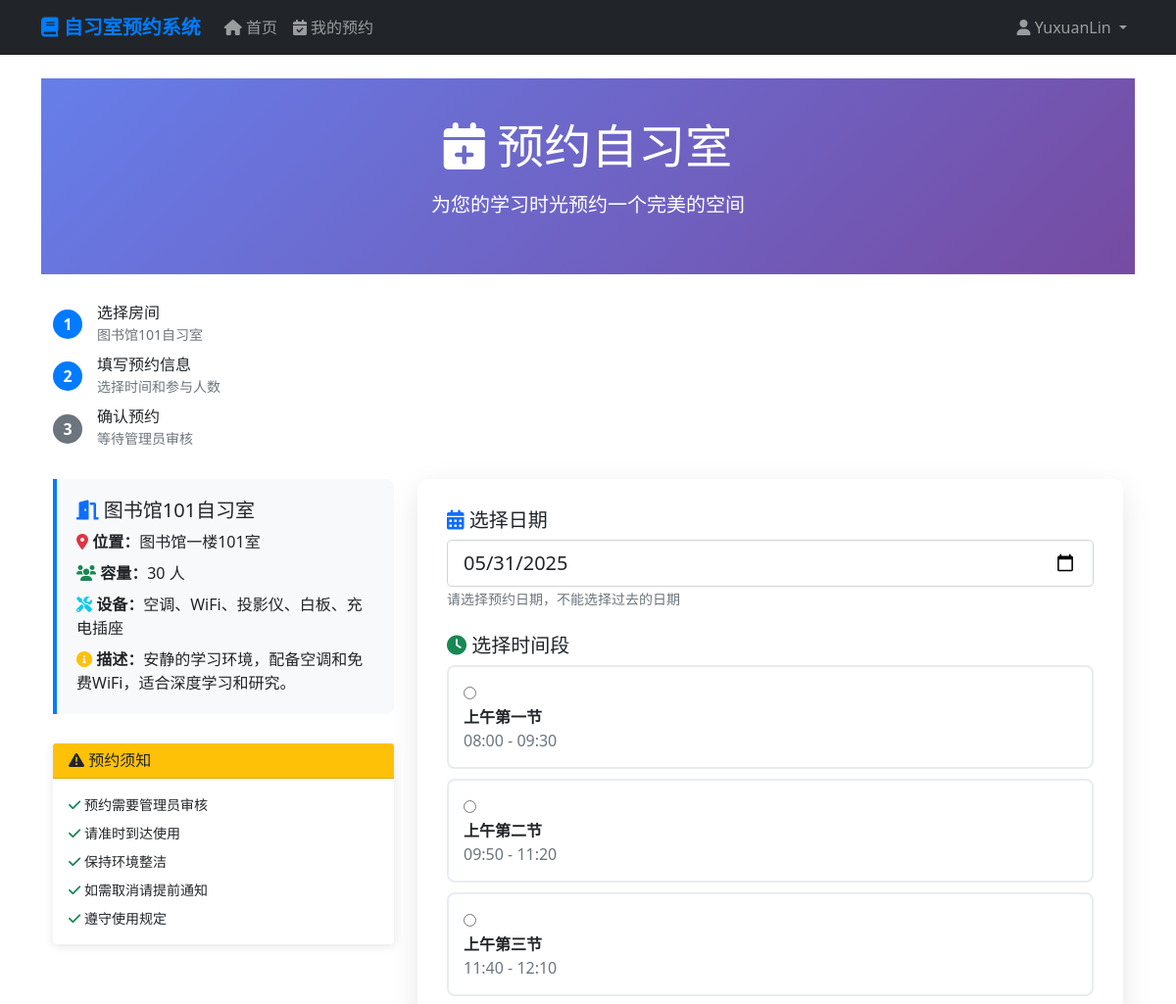
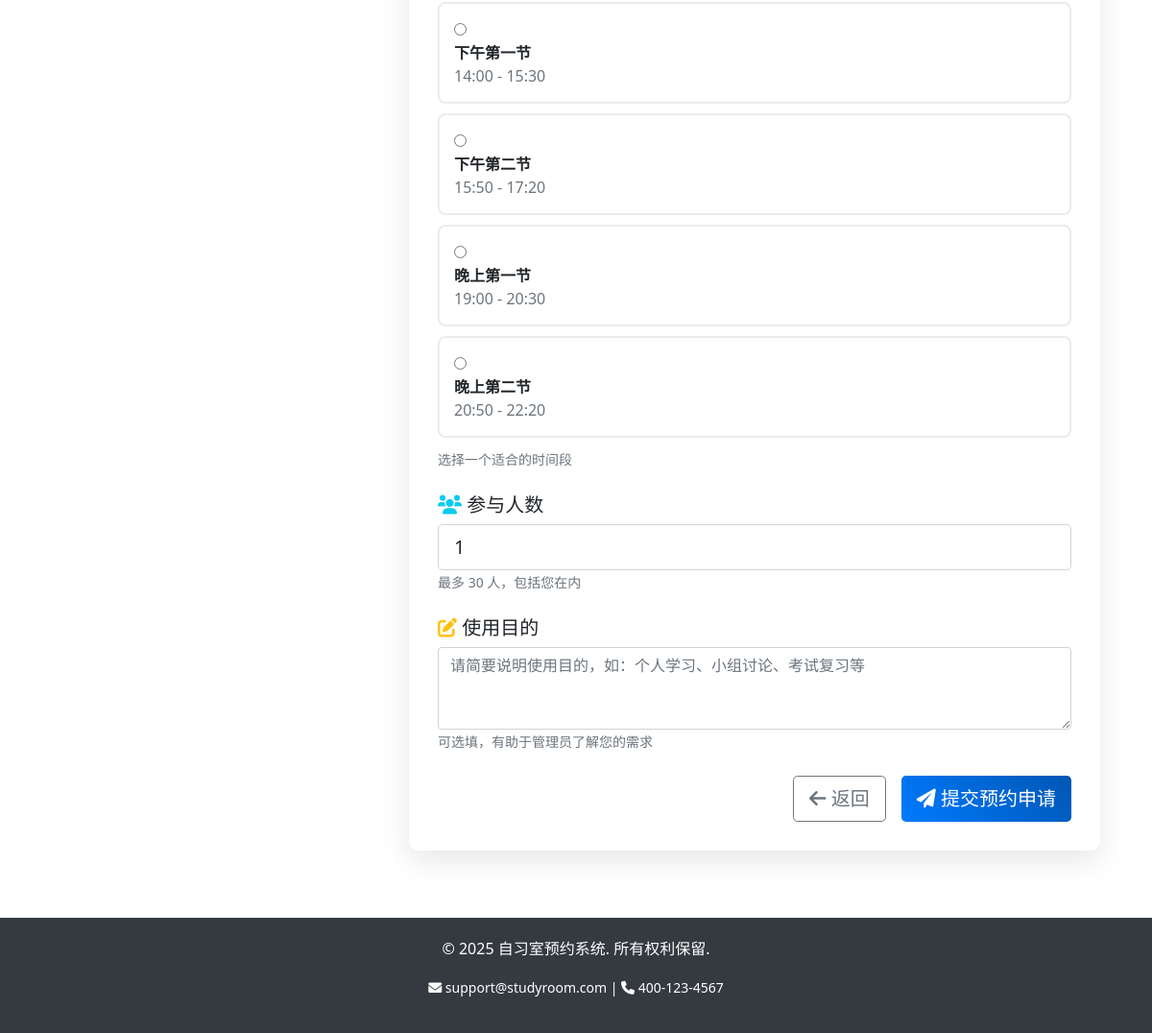
Page /bookings/create/1/ (signed in) on the committed database (2 pictures, top to bottom).
### accounts/models.py (models this page shows, shortened)
class User(AbstractUser):
    USER_TYPE_CHOICES = [
        ('student', '学生'),
        ('teacher', '教师'),
        ('admin', '管理员'),
    ]
    user_type = models.CharField(
        max_length=10,
        choices=USER_TYPE_CHOICES,
        default='student',
        verbose_name='用户类型'
    )
    phone = models.CharField(
        max_length=11,
        blank=True,
        null=True,
        verbose_name='手机号'
    )
    student_id = models.CharField(
        max_length=20,
        blank=True,
        null=True,
        verbose_name='学号/工号'
    )
    avatar = models.ImageField(
        upload_to='avatars/',
        blank=True,
        null=True,
        verbose_name='头像'
    )
    created_at = models.DateTimeField(auto_now_add=True, verbose_name='创建时间')
    updated_at = models.DateTimeField(auto_now=True, verbose_name='更新时间')
    class Meta:
        verbose_name = '用户'
        verbose_name_plural = '用户'

### rooms/models.py (models this page shows, shortened)
class StudyRoom(models.Model):
    name = models.CharField(max_length=100, verbose_name='自习室名称')
    description = models.TextField(blank=True, verbose_name='描述')
    capacity = models.PositiveIntegerField(verbose_name='容量')
    location = models.CharField(max_length=200, verbose_name='位置')
    equipment = models.TextField(blank=True, verbose_name='设备')
    image = models.ImageField(
        upload_to='room_images/',
        blank=True,
        null=True,
        verbose_name='图片'
    )
    is_active = models.BooleanField(default=True, verbose_name='是否启用')
    created_at = models.DateTimeField(auto_now_add=True, verbose_name='创建时间')
    updated_at = models.DateTimeField(auto_now=True, verbose_name='更新时间')
    class Meta:
        verbose_name = '自习室'
        verbose_name_plural = '自习室'
        ordering = ['name']

class TimeSlot(models.Model):
    name = models.CharField(max_length=50, verbose_name='时间段名称')
    start_time = models.TimeField(verbose_name='开始时间')
    end_time = models.TimeField(verbose_name='结束时间')
    is_active = models.BooleanField(default=True, verbose_name='是否启用')
    class Meta:
        verbose_name = '时间段'
        verbose_name_plural = '时间段'
        ordering = ['start_time']

### bookings/views.py (the view, shortened to what this page needs)
# urls.py: path('create/<int:room_id>/', views.BookingCreateView.as_view(), name='booking_create'),
class BookingCreateView(LoginRequiredMixin, CreateView):
    model = Booking
    form_class = BookingForm
    template_name = 'bookings/booking_create.html'
    def get_form_kwargs(self):
        kwargs = super().get_form_kwargs()
        kwargs['room'] = self.get_room()
        return kwargs
    def get_room(self):
        return get_object_or_404(StudyRoom, pk=self.kwargs['room_id'], is_active=True)
    def get_context_data(self, **kwargs):
        context = super().get_context_data(**kwargs)
        context['room'] = self.get_room()
        context['time_slots'] = TimeSlot.objects.filter(is_active=True).order_by('start_time')
        context['today'] = timezone.now().date()
        return context

### bookings/views.py (shortened to what this page needs)
class BookingForm(forms.ModelForm):
    class Meta:
        model = Booking
        fields = ['time_slot', 'date', 'purpose', 'participants']
        widgets = {
            'date': forms.DateInput(attrs={'type': 'date', 'min': date.today()}),
            'purpose': forms.Textarea(attrs={'rows': 3}),
        }
    def __init__(self, *args, **kwargs):
        self.room = kwargs.pop('room', None)
        super().__init__(*args, **kwargs)
        self.fields['time_slot'].queryset = TimeSlot.objects.filter(is_active=True)

### templates/bookings/booking_create.html (shortened to what this page needs)
{% extends 'base.html' %}
{% block content %}
<div class="booking-form">
    <div class="container">
        <div class="text-center">
            <h1 class="display-5 mb-3">
                <i class="fas fa-calendar-plus"></i> 预约自习室
            </h1>
            <p class="lead">为您的学习时光预约一个完美的空间</p>
        </div>
    </div>
</div>
<div class="container">
    <div class="progress-indicator">
        <div class="step active">
            <div class="step-number">1</div>
            <div>
                <h6 class="mb-0">选择房间</h6>
                <small class="text-muted">{{ room.name }}</small>
            </div>
        </div>
        <div class="step active">
            <div class="step-number">2</div>
            <div>
                <h6 class="mb-0">填写预约信息</h6>
                <small class="text-muted">选择时间和参与人数</small>
            </div>
        </div>
        <div class="step">
            <div class="step-number">3</div>
            <div>
                <h6 class="mb-0">确认预约</h6>
                <small class="text-muted">等待管理员审核</small>
            </div>
        </div>
    </div>
    <div class="row">
        <div class="col-lg-4">
            <div class="room-info">
                <h5><i class="fas fa-door-open text-primary"></i> {{ room.name }}</h5>
                <p class="mb-2">
                    <i class="fas fa-map-marker-alt text-danger"></i>
                    <strong>位置：</strong>{{ room.location }}
                </p>
                <p class="mb-2">
                    <i class="fas fa-users text-success"></i>
                    <strong>容量：</strong>{{ room.capacity }} 人
                </p>
                {% if room.equipment %}
                <p class="mb-2">
                    <i class="fas fa-tools text-info"></i>
                    <strong>设备：</strong>{{ room.equipment|truncatewords:5 }}
                </p>
                {% endif %}
                {% if room.description %}
                <p class="mb-0">
                    <i class="fas fa-info-circle text-warning"></i>
                    <strong>描述：</strong>{{ room.description|truncatewords:10 }}
                </p>
                {% endif %}
            </div>
            <div class="card">
                <div class="card-header bg-warning text-dark">
                    <h6 class="mb-0"><i class="fas fa-exclamation-triangle"></i> 预约须知</h6>
                </div>
                <div class="card-body">
                    <ul class="list-unstyled mb-0 small">
                        <li class="mb-2">
                            <i class="fas fa-check text-success"></i> 预约需要管理员审核
                        </li>
                        <li class="mb-2">
                            <i class="fas fa-check text-success"></i> 请准时到达使用
                        </li>
                        <li class="mb-2">
                            <i class="fas fa-check text-success"></i> 保持环境整洁
                        </li>
                        <li class="mb-2">
                            <i class="fas fa-check text-success"></i> 如需取消请提前通知
                        </li>
                        <li class="mb-0">
                            <i class="fas fa-check text-success"></i> 遵守使用规定
                        </li>
                    </ul>
                </div>
            </div>
        </div>
        <div class="col-lg-8">
            <div class="form-section">
                <form method="post" id="bookingForm">
                    <div class="mb-4">
                        <label class="form-label h5">
                            <i class="fas fa-calendar-alt text-primary"></i> 选择日期
                        </label>
                        <input type="date"
                               class="form-control form-control-lg"
                               name="date"
                               id="id_date"
                               min="{{ today|date:'Y-m-d' }}"
                               required>
                        <small class="form-text text-muted">请选择预约日期，不能选择过去的日期</small>
                    </div>
                    <div class="mb-4">
                        <label class="form-label h5">
                            <i class="fas fa-clock text-success"></i> 选择时间段
                        </label>
                        <div id="timeSlotContainer">
                            {% for slot in time_slots %}
                            <div class="time-slot-option" data-slot-id="{{ slot.id }}">
                                <input type="radio"
                                       name="time_slot"
                                       value="{{ slot.id }}"
                                       id="slot_{{ slot.id }}"
                                       required>
                                <label for="slot_{{ slot.id }}" class="mb-0 w-100 cursor-pointer">
                                    <strong>{{ slot.name }}</strong>
                                    <br>
                                    <span class="text-muted">
                                        {{ slot.start_time|time:"H:i" }} - {{ slot.end_time|time:"H:i" }}
                                    </span>
                                </label>
                            </div>
                            {% endfor %}
                        </div>
                        <small class="form-text text-muted">选择一个适合的时间段</small>
                    </div>
                    <div class="mb-4">
                        <label for="id_participants" class="form-label h5">
                            <i class="fas fa-users text-info"></i> 参与人数
                        </label>
                        <input type="number"
                               class="form-control form-control-lg"
                               name="participants"
                               id="id_participants"
                               min="1"
                               max="{{ room.capacity }}"
                               value="1"
                               required>
                        <small class="form-text text-muted">最多 {{ room.capacity }} 人，包括您在内</small>
                    </div>
                    <div class="mb-4">
                        <label for="id_purpose" class="form-label h5">
                            <i class="fas fa-edit text-warning"></i> 使用目的
                        </label>
                        <textarea class="form-control"
                                  name="purpose"
                                  id="id_purpose"
                                  rows="3"
                                  placeholder="请简要说明使用目的，如：个人学习、小组讨论、考试复习等"></textarea>
                        <small class="form-text text-muted">可选填，有助于管理员了解您的需求</small>
                    </div>
                    <div class="d-grid gap-2 d-md-flex justify-content-md-end">
                        <a href="{% url 'rooms:room_detail' room.pk %}" class="btn btn-outline-secondary btn-lg me-md-2">
                            <i class="fas fa-arrow-left"></i> 返回
                        </a>
                        <button type="submit" class="btn btn-primary btn-lg">
                            <i class="fas fa-paper-plane"></i> 提交预约申请
                        </button>
                    </div>
                </form>
            </div>
        </div>
    </div>
</div>
{% endblock %}

### templates/base.html (shortened to what this page needs)
<!DOCTYPE html>
<html lang="zh-cn">
<head>
    <link href="https://cdn.jsdelivr.net/npm/bootstrap@5.1.3/dist/css/bootstrap.min.css" rel="stylesheet">
    <link href="https://cdnjs.cloudflare.com/ajax/libs/font-awesome/6.0.0/css/all.min.css" rel="stylesheet">
</head>
<body>
    <nav class="navbar navbar-expand-lg navbar-dark bg-dark">
        <div class="container">
            <a class="navbar-brand" href="{% url 'rooms:room_list' %}">
                <i class="fas fa-book"></i> 自习室预约系统
            </a>
            <div class="collapse navbar-collapse" id="navbarNav">
                <ul class="navbar-nav me-auto">
                    <li class="nav-item">
                        <a class="nav-link" href="{% url 'rooms:room_list' %}">
                            <i class="fas fa-home"></i> 首页
                        </a>
                    </li>
                    {% if user.is_authenticated %}
                    <li class="nav-item">
                        <a class="nav-link" href="{% url 'bookings:booking_list' %}">
                            <i class="fas fa-calendar-check"></i> 我的预约
                        </a>
                    </li>
                    {% endif %}
                </ul>
                <ul class="navbar-nav">
                    {% if user.is_authenticated %}
                    <li class="nav-item dropdown">
                        <a class="nav-link dropdown-toggle" href="#" id="navbarDropdown" role="button" data-bs-toggle="dropdown">
                            <i class="fas fa-user"></i> {{ user.username }}
                        </a>
                    </li>
                    {% endif %}
                </ul>
            </div>
        </div>
    </nav>
    <main class="container my-4">
        {% block content %}{% endblock %}
    </main>
    <footer class="text-center">
        <div class="container">
            <p>&copy; 2025 自习室预约系统. 所有权利保留.</p>
            <p>
                <small>
                    <i class="fas fa-envelope"></i> support@studyroom.com |
                    <i class="fas fa-phone"></i> 400-123-4567
                </small>
            </p>
        </div>
    </footer>
</body>
</html>

### templates/base.html (style rules this page uses)
.navbar-brand { font-weight: bold; color: #007bff !important; }
.card { transition: transform 0.2s; border: none; box-shadow: 0 2px 10px rgba(0,0,0,0.1); }
.btn-primary { background: linear-gradient(45deg, #007bff, #0056b3); border: none; }
footer { background-color: #343a40; color: white; padding: 20px 0; margin-top: 50px; }

### templates/bookings/booking_create.html (style rules this page uses)
.booking-form { background: linear-gradient(135deg, #667eea 0%, #764ba2 100%); color: white; padding: 40px 0; margin-bottom: 30px; }
.form-section { background: white; border-radius: 10px; padding: 30px; box-shadow: 0 10px 30px rgba(0,0,0,0.1); margin-bottom: 20px; }
.room-info { background: #f8f9fa; border-left: 4px solid #007bff; padding: 20px; margin-bottom: 30px; border-radius: 0 8px 8px 0; }
.time-slot-option { border: 2px solid #e9ecef; border-radius: 8px; padding: 15px; margin-bottom: 10px; cursor: pointer; transition: all 0.3s ease; }
.time-slot-option input[type="radio"] { margin-right: 10px; }
.progress-indicator { margin-bottom: 30px; }
.step { display: flex; align-items: center; margin-bottom: 10px; }
.step-number { width: 30px; height: 30px; border-radius: 50%; background: #6c757d; color: white; display: flex; align-items: center; justify-content: center; margin-right: 15px; font-weight: bold; }
.step.active .step-number { background: #007bff; }

### rows in the picture
User: username "YuxuanLin"
StudyRoom: name "图书馆101自习室", location "图书馆一楼101室", capacity "30", equipment "空调、WiFi、投影仪、白板、充电插座", description "安静的学习环境，配备空调和免费WiFi，适合深度学习和研究。"
TimeSlot: name "上午第一节", start_time "08:00", end_time "09:30"
TimeSlot: name "上午第二节", start_time "09:50", end_time "11:20"
TimeSlot: name "上午第三节", start_time "11:40", end_time "12:10"
TimeSlot: name "下午第一节", start_time "14:00", end_time "15:30"
TimeSlot: name "下午第二节", start_time "15:50", end_time "17:20"
TimeSlot: name "晚上第一节", start_time "19:00", end_time "20:30"
TimeSlot: name "晚上第二节", start_time "20:50", end_time "22:20"
